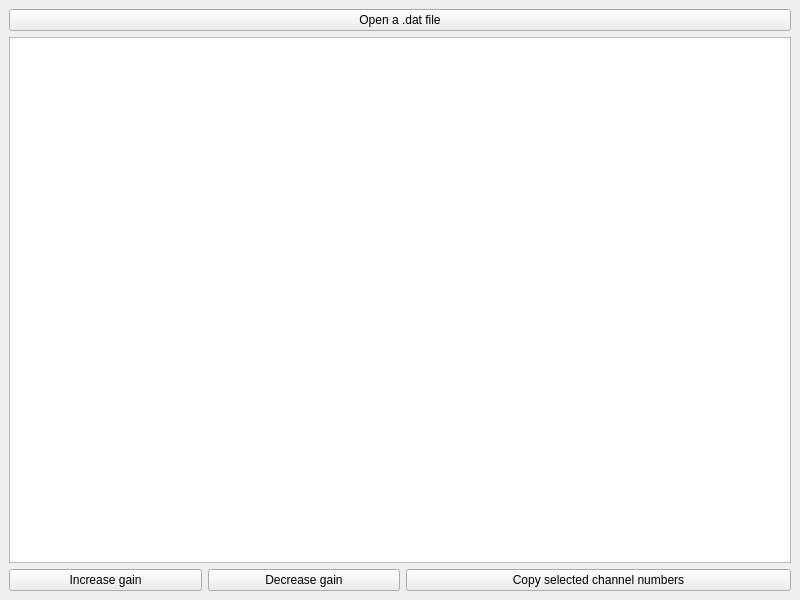
<?xml version="1.0" encoding="UTF-8"?>
<ui version="4.0">
 <class>MainWindow</class>
 <widget class="QMainWindow" name="MainWindow">
  <property name="geometry">
   <rect>
    <x>0</x>
    <y>0</y>
    <width>800</width>
    <height>600</height>
   </rect>
  </property>
  <property name="acceptDrops">
   <bool>true</bool>
  </property>
  <property name="windowTitle">
   <string>dat File Viewer</string>
  </property>
  <widget class="QWidget" name="centralwidget">
   <property name="sizePolicy">
    <sizepolicy hsizetype="Expanding" vsizetype="Expanding">
     <horstretch>0</horstretch>
     <verstretch>0</verstretch>
    </sizepolicy>
   </property>
   <layout class="QVBoxLayout" name="verticalLayout">
    <item>
     <widget class="QPushButton" name="openButton">
      <property name="sizePolicy">
       <sizepolicy hsizetype="Expanding" vsizetype="Expanding">
        <horstretch>0</horstretch>
        <verstretch>0</verstretch>
       </sizepolicy>
      </property>
      <property name="acceptDrops">
       <bool>false</bool>
      </property>
      <property name="toolTip">
       <string>Also accepts drag-and-drop files.</string>
      </property>
      <property name="text">
       <string>Open a .dat file</string>
      </property>
     </widget>
    </item>
    <item>
     <widget class="QListWidget" name="listWidget">
      <property name="sizePolicy">
       <sizepolicy hsizetype="Expanding" vsizetype="Expanding">
        <horstretch>0</horstretch>
        <verstretch>1</verstretch>
       </sizepolicy>
      </property>
      <property name="alternatingRowColors">
       <bool>false</bool>
      </property>
      <property name="selectionMode">
       <enum>QAbstractItemView::MultiSelection</enum>
      </property>
      <property name="movement">
       <enum>QListView::Static</enum>
      </property>
      <property name="resizeMode">
       <enum>QListView::Adjust</enum>
      </property>
      <property name="viewMode">
       <enum>QListView::IconMode</enum>
      </property>
     </widget>
    </item>
    <item>
     <layout class="QHBoxLayout" name="horizontalLayout">
      <item>
       <widget class="QPushButton" name="incGainBtn">
        <property name="sizePolicy">
         <sizepolicy hsizetype="Minimum" vsizetype="Fixed">
          <horstretch>1</horstretch>
          <verstretch>0</verstretch>
         </sizepolicy>
        </property>
        <property name="text">
         <string>Increase gain</string>
        </property>
       </widget>
      </item>
      <item>
       <widget class="QPushButton" name="decGainBtn">
        <property name="sizePolicy">
         <sizepolicy hsizetype="Minimum" vsizetype="Fixed">
          <horstretch>1</horstretch>
          <verstretch>0</verstretch>
         </sizepolicy>
        </property>
        <property name="text">
         <string>Decrease gain</string>
        </property>
       </widget>
      </item>
      <item>
       <widget class="QPushButton" name="copyButton">
        <property name="sizePolicy">
         <sizepolicy hsizetype="Minimum" vsizetype="Fixed">
          <horstretch>2</horstretch>
          <verstretch>0</verstretch>
         </sizepolicy>
        </property>
        <property name="toolTip">
         <string>copy selected channel numbers into the clipboard.</string>
        </property>
        <property name="text">
         <string>Copy selected channel numbers</string>
        </property>
       </widget>
      </item>
     </layout>
    </item>
   </layout>
  </widget>
 </widget>
 <resources/>
 <connections/>
</ui>
